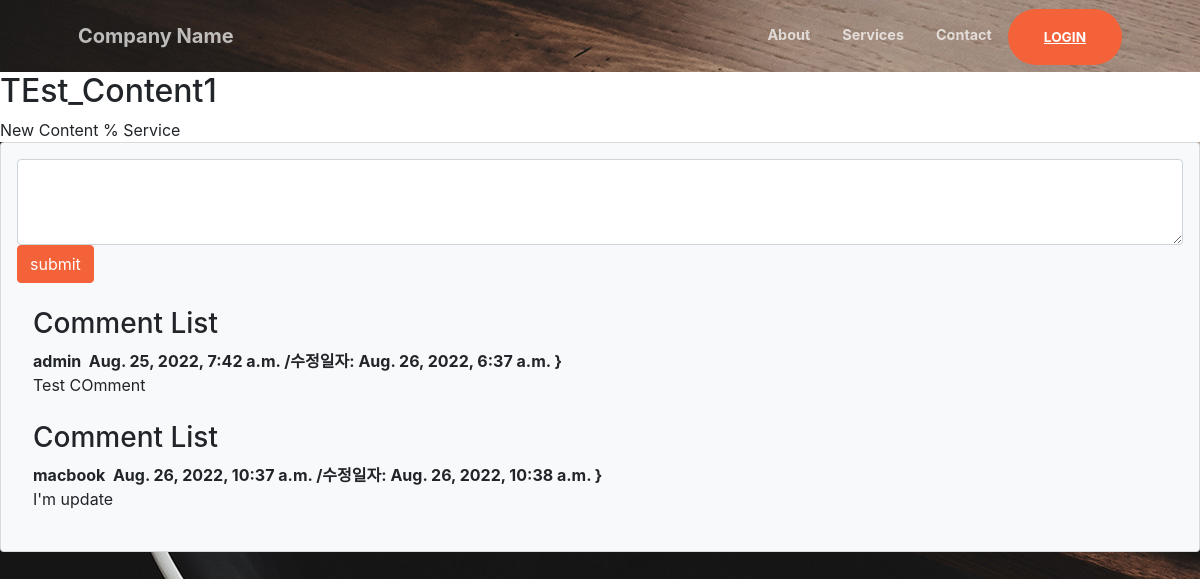
/1/, run on the app's committed database.
### myapp/models.py (models this page shows, shortened)
class MainContent(models.Model):
    title = models.CharField(max_length=200)
    content = models.TextField()
    pub_date = models.DateTimeField('date published')

class Comment(models.Model):
    author = models.ForeignKey(User, on_delete=models.CASCADE)
    content_list = models.ForeignKey(MainContent, on_delete=models.CASCADE)
    content = models.TextField()
    create_date = models.DateTimeField(auto_now_add=True)
    modify_date = models.DateTimeField(auto_now=True)

### myapp/views.py (the view)
# urls.py: path('<int:content_id>/', views.detail, name='detail'),
def detail(request, content_id):
    content_list = MainContent.objects.get(id=content_id)
    context = { 'content_list': content_list}
    return render(request, 'content/content_detail.html', context)

### templates/content/content_detail.html (shortened to what this page needs)
{% extends 'product.html' %}
{% block content %}
<div style="background-color:white ">
    <h2>{{ content_list.title }}</h2>
    <div>
        {{ content_list.content }}
    </div>
</div>
<section class='mb-5'>
    <div class='card bg-light'>
        <div class='card-body'>
            <form method='post' class='mb-4' action='{% url 'comment_create' content_list.id %}'>
                <textarea id='content' name='content' class='form-control' rows='3' placeholder='내용을 입력해주세요'>
                    </textarea>
                <button type='submit' class='btn btn-primary'>submit</button>
            </form>
            {% for comment in content_list.comment_set.all %}
            <div class='d-flex'>
                <div class='ms-3'>
                    <div class='fw-bold'>
                        <h3>Comment List</h3>
                        {{comment.author.username}}&nbsp&nbsp{{comment.create_date}}
                        {% if comment.create_date != comment.modify_date %}
                        /수정일자: {{comment.modify_date}}
                        {% endif %}}
                    </div>
                    {{comment.content}}
                </div>
            </div>
            <br />
            {% endfor %}
        </div>
    </div>
</section>
{% endblock %}

### templates/product.html (shortened to what this page needs)
<!DOCTYPE html>
<html lang="le">
<head>
    {% load static %}
    <link href="{% static "css/styles.css" %}" rel="stylesheet" />
</head>
<body background="../static/assets/img/bg-masthead.jpg">
    {% include 'navbar.html' %}
    <br><br><br>
    {% block content %}
    {% endblock %}
</body>
</html>

### templates/navbar.html (shortened to what this page needs)
<nav class="navbar navbar-expand-lg navbar-light fixed-top py-3" id="mainNav">
    <div class="container px-4 px-lg-5">
        <a class="navbar-brand" href="../">Company Name</a>
        <div class="collapse navbar-collapse" id="navbarResponsive">
            <ul class="navbar-nav ms-auto my-2 my-lg-0">
                <li class="nav-item"><a class="nav-link" href="../#about">About</a></li>
                <li class="nav-item"><a class="nav-link" href="../#services">Services</a></li>
                <li class="nav-item"><a class="nav-link" href="../#contact">Contact</a></li>
                {% if user.is_authenticated %}
                <li class="nav-item"><a class="btn-primary btn-xl" href="../logout">
                    {{ user.username }} (logout)</a></li>
                {% else %}
                <li class="nav-item"><a class="btn-primary btn-xl" href="../login">login</a></li>
                {% endif %}
            </ul>
        </div>
    </div>
</nav>

### data on the page
MainContent: title "TEst_Content1", content "New Content % Service"
Comment: author.username "admin", create_date "Aug. 25, 2022, 7:42 a.m.", modify_date "Aug. 26, 2022, 6:37 a.m.", content "Test COmment"
Comment: author.username "macbook", create_date "Aug. 26, 2022, 10:37 a.m.", modify_date "Aug. 26, 2022, 10:38 a.m.", content "I'm update"
